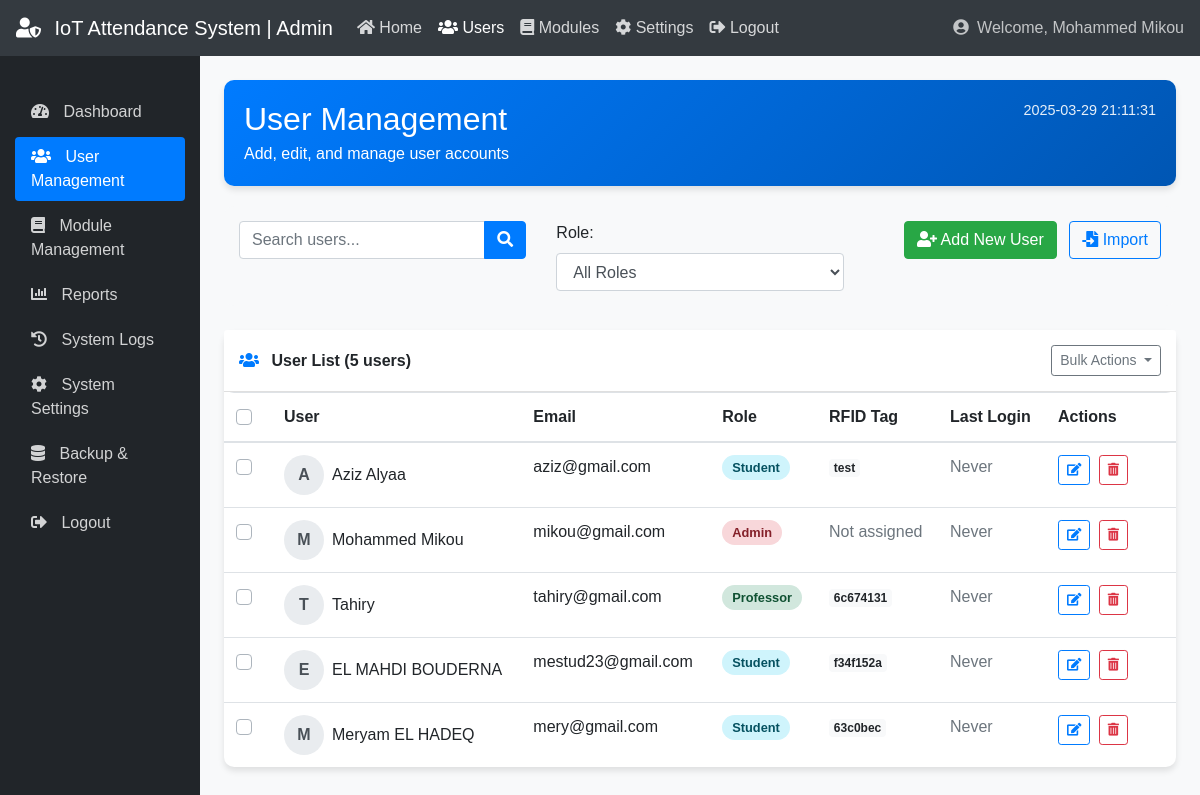
Screenshot of /admin_users.php (signed in) with the database file from the repository.
### tables this page shows
CREATE TABLE `users` (
  `id` int(11) NOT NULL AUTO_INCREMENT,
  `name` varchar(100) NOT NULL,
  `rfid_tag` varchar(50) NOT NULL,
  `role` enum('student','professor','admin') NOT NULL,
  `email` varchar(100) NOT NULL,
  `password` varchar(255) NOT NULL,
  `last_login` datetime DEFAULT NULL,
  `field` varchar(100) DEFAULT NULL,
  `active` tinyint(1) NOT NULL DEFAULT 1,
  `created_at` timestamp NOT NULL DEFAULT current_timestamp(),
  PRIMARY KEY (`id`),
  UNIQUE KEY `rfid_tag` (`rfid_tag`),
  UNIQUE KEY `email` (`email`)
);

### admin_users.php (the view, shortened to what this page needs)
<?php
require_once "config.php";
$admin_name = $_SESSION["name"];
$page = isset($_GET['page']) ? (int)$_GET['page'] : 1;
$records_per_page = 10;
$offset = ($page - 1) * $records_per_page;
$search = isset($_GET['search']) ? $link->real_escape_string($_GET['search']) : '';
$where_clause = "1=1";
$count_sql = "SELECT COUNT(*) as total FROM users WHERE $where_clause";
$total_records = 0;
if ($result = $link->query($count_sql)) {
    if ($row = $result->fetch_assoc()) {
        $total_records = $row['total'];
    }
}
$sql = "SELECT * FROM users WHERE $where_clause ORDER BY id DESC LIMIT ?, ?";
$users = [];
if ($stmt = $link->prepare($sql)) {
    $stmt->bind_param("ii", $offset, $records_per_page);
    if ($stmt->execute()) {
        $result = $stmt->get_result();
        while ($row = $result->fetch_assoc()) {
            $users[] = $row;
        }
    }
}
$currentDateTime = date('Y-m-d H:i:s');
?>
<!DOCTYPE html>
<html lang="en">
<head>
    <link href="https://maxcdn.bootstrapcdn.com/bootstrap/4.5.2/css/bootstrap.min.css" rel="stylesheet">
    <link href="https://cdnjs.cloudflare.com/ajax/libs/font-awesome/5.15.3/css/all.min.css" rel="stylesheet">
</head>
<body>
    <nav class="navbar navbar-expand-lg navbar-dark bg-dark">
        <a class="navbar-brand" href="#">
            <i class="fas fa-user-shield mr-2"></i>
            IoT Attendance System | Admin
        </a>
        <div class="collapse navbar-collapse" id="navbarNav">
            <ul class="navbar-nav">
                <li class="nav-item">
                    <a class="nav-link" href="admin_dashboard.php">
                        <i class="fas fa-home"></i> Home
                    </a>
                </li>
                <li class="nav-item active">
                    <a class="nav-link" href="#">
                        <i class="fas fa-users"></i> Users
                    </a>
                </li>
                <li class="nav-item">
                    <a class="nav-link" href="admin_modules.php">
                        <i class="fas fa-book"></i> Modules
                    </a>
                </li>
                <li class="nav-item">
                    <a class="nav-link" href="admin_settings.php">
                        <i class="fas fa-cog"></i> Settings
                    </a>
                </li>
                <li class="nav-item">
                    <a class="nav-link" href="logout.php">
                        <i class="fas fa-sign-out-alt"></i> Logout
                    </a>
                </li>
            </ul>
            <span class="navbar-text ml-auto">
                <i class="fas fa-user-circle mr-1"></i> Welcome, <?php echo htmlspecialchars($admin_name); ?>
            </span>
        </div>
    </nav>
    <div class="container-fluid">
        <div class="row">
            <nav id="sidebar" class="col-md-2 d-none d-md-block sidebar">
                <div class="sidebar-sticky pt-3">
                    <ul class="nav flex-column">
                        <li class="nav-item">
                            <a class="nav-link" href="admin_dashboard.php">
                                <i class="fas fa-tachometer-alt"></i>
                                Dashboard
                            </a>
                        </li>
                        <li class="nav-item">
                            <a class="nav-link active" href="#">
                                <i class="fas fa-users"></i>
                                User Management
                            </a>
                        </li>
                        <li class="nav-item">
                            <a class="nav-link" href="admin_modules.php">
                                <i class="fas fa-book"></i>
                                Module Management
                            </a>
                        </li>
                        <li class="nav-item">
                            <a class="nav-link" href="admin_reports.php">
                                <i class="fas fa-chart-bar"></i>
                                Reports
                            </a>
                        </li>
                        <li class="nav-item">
                            <a class="nav-link" href="admin_logs.php">
                                <i class="fas fa-history"></i>
                                System Logs
                            </a>
                        </li>
                        <li class="nav-item">
                            <a class="nav-link" href="admin_settings.php">
                                <i class="fas fa-cog"></i>
                                System Settings
                            </a>
                        </li>
                        <li class="nav-item">
                            <a class="nav-link" href="admin_backup.php">
                                <i class="fas fa-database"></i>
                                Backup & Restore
                            </a>
                        </li>
                        <li class="nav-item">
                            <a class="nav-link" href="logout.php">
                                <i class="fas fa-sign-out-alt"></i>
                                Logout
                            </a>
                        </li>
                    </ul>
                </div>
            </nav>
            <main role="main" class="col-md-10 ml-sm-auto col-lg-10 px-4 mt-4">
                <div class="welcome-banner">
                    <div class="row">
                        <div class="col-md-8">
                            <h1 class="h2 mb-1">User Management</h1>
                            <p class="mb-0">Add, edit, and manage user accounts</p>
                        </div>
                        <div class="col-md-4 text-md-right">
                            <p class="datetime mb-0"><?php echo htmlspecialchars($currentDateTime); ?></p>
                        </div>
                    </div>
                </div>
                <div class="filters-card mb-4">
                    <div class="row">
                        <div class="col-md-4">
                            <form method="get" action="" class="form-inline">
                                <div class="input-group w-100">
                                    <input type="text" class="form-control" placeholder="Search users..." name="search" value="<?php echo htmlspecialchars($search); ?>">
                                    <div class="input-group-append">
                                        <button class="btn btn-primary" type="submit">
                                            <i class="fas fa-search"></i>
                                        </button>
                                    </div>
                                </div>
                            </form>
                        </div>
                        <div class="col-md-4">
                            <div class="form-group mb-0">
                                <label for="roleFilter" class="mr-2">Role:</label>
                                <select id="roleFilter" class="form-control" onchange="filterByRole(this.value)">
                                    <option value="">All Roles</option>
                                </select>
                            </div>
                        </div>
                        <div class="col-md-4 text-right">
                            <a href="add_user.php" class="btn btn-success">
                                <i class="fas fa-user-plus"></i> Add New User
                            </a>
                            <button type="button" class="btn btn-outline-primary ml-2" data-toggle="modal" data-target="#importModal">
                                <i class="fas fa-file-import"></i> Import
                            </button>
                        </div>
                    </div>
                </div>
                <div class="card">
                    <div class="card-header bg-white d-flex justify-content-between align-items-center">
                        <span><i class="fas fa-users text-primary mr-2"></i> User List (<?php echo $total_records; ?> users)</span>
                        <div class="dropdown">
                            <button class="btn btn-sm btn-outline-secondary dropdown-toggle" type="button" id="bulkActionDropdown" data-toggle="dropdown" aria-haspopup="true" aria-expanded="false">
                                Bulk Actions
                            </button>
                        </div>
                    </div>
                    <div class="card-body p-0">
                        <?php if(count($users) > 0): ?>
                            <form id="bulkActionForm" method="post" action="">
                                <div class="table-responsive">
                                    <table class="table table-hover mb-0">
                                        <thead>
                                            <tr>
                                                <th class="checkbox-column">
                                                    <div class="custom-control custom-checkbox">
                                                    </div>
                                                </th>
                                                <th>User</th>
                                                <th>Email</th>
                                                <th>Role</th>
                                                <th>RFID Tag</th>
                                                <th>Last Login</th>
                                                <th class="actions-column">Actions</th>
                                            </tr>
                                        </thead>
                                        <tbody>
                                            <?php foreach($users as $user): ?>
                                                <tr>
                                                    <td>
                                                        <div class="custom-control custom-checkbox">
                                                        </div>
                                                    </td>
                                                    <td>
                                                        <div class="d-flex align-items-center">
                                                            <div class="user-avatar mr-2">
                                                                <?php echo strtoupper(substr($user['name'], 0, 1)); ?>
                                                            </div>
                                                            <span><?php echo htmlspecialchars($user['name']); ?></span>
                                                        </div>
                                                    </td>
                                                    <td><?php echo htmlspecialchars($user['email']); ?></td>
                                                    <td>
                                                        <span class="user-role role-<?php echo $user['role']; ?>">
                                                            <?php echo ucfirst($user['role']); ?>
                                                        </span>
                                                    </td>
                                                    <td>
                                                        <?php if(!empty($user['rfid_tag'])): ?>
                                                            <span class="badge badge-light"><?php echo htmlspecialchars($user['rfid_tag']); ?></span>
                                                        <?php else: ?>
                                                            <span class="text-muted">Not assigned</span>
                                                        <?php endif; ?>
                                                    </td>
                                                    <td>
                                                        <?php if($user['last_login']): ?>
                                                            <small><?php echo date('Y-m-d H:i', strtotime($user['last_login'])); ?></small>
                                                        <?php else: ?>
                                                            <span class="text-muted">Never</span>
                                                        <?php endif; ?>
                                                    </td>
                                                    <td>
                                                        <a href="edit_user.php?id=<?php echo $user['id']; ?>" class="btn btn-sm btn-outline-primary btn-action mr-1">
                                                            <i class="fas fa-edit"></i>
                                                        </a>
                                                        <button type="button" class="btn btn-sm btn-outline-danger btn-action"
                                                                onclick="confirmDelete(<?php echo $user['id']; ?>, '<?php echo htmlspecialchars($user['name']); ?>')">
                                                            <i class="fas fa-trash-alt"></i>
                                                        </button>
                                                    </td>
                                                </tr>
                                            <?php endforeach; ?>
                                        </tbody>
                                    </table>
                                </div>
                            </form>
                        <?php else: ?>
                            <div class="alert alert-info m-3 mb-0">
                                <i class="fas fa-info-circle mr-2"></i> No users found matching your criteria.
                            </div>
                        <?php endif; ?>
                    </div>
                </div>
            </main>
        </div>
    </div>

### admin_users.php (style rules this page uses)
body { font-family: 'Arial', sans-serif; background-color: #f8f9fa; }
.navbar { background-color: #343a40 !important; }
.navbar-dark .navbar-brand { color: #ffffff; }
.navbar-dark .navbar-nav .nav-link { color: rgba(255, 255, 255, 0.8); }
.navbar-dark .navbar-text { color: rgba(255, 255, 255, 0.7); }
.sidebar { height: calc(100vh - 56px); position: fixed; padding-top: 20px; background-color: #212529; color: white; }
.sidebar .nav-link { color: rgba(255, 255, 255, 0.8); padding: 0.5rem 1rem; border-radius: 0.25rem; margin-bottom: 5px; }
.sidebar .nav-link.active { background-color: #007bff; color: white; }
.sidebar .nav-link i { margin-right: 10px; }
.welcome-banner { background: linear-gradient(135deg, #007bff, #0056b3); color: white; border-radius: 10px; padding: 20px; margin-bottom: 20px; box-shadow: 0 4px 6px rgba(0, 0, 0, 0.1); }
.datetime { color: white; opacity: 0.9; font-size: 0.9rem; }
.card { box-shadow: 0 4px 6px rgba(0, 0, 0, 0.1); border: none; border-radius: 10px; margin-bottom: 20px; }
.card-header { font-weight: 600; padding: 15px; }
.user-avatar { width: 40px; height: 40px; border-radius: 50%; background-color: #e9ecef; display: flex; align-items: center; justify-content: center; font-weight: bold; color: #495057; }
.user-role { padding: 5px 10px; border-radius: 20px; font-size: 0.8rem; font-weight: 600; }
.role-student { background-color: #cff4fc; color: #055160; }
.role-professor { background-color: #d1e7dd; color: #0f5132; }
.role-admin { background-color: #f8d7da; color: #842029; }
.actions-column { width: 130px; }
.btn-action { padding: 0.25rem 0.5rem; font-size: 0.8rem; }
.table-responsive { border-radius: 10px; overflow: hidden; }
.filters-card { background-color: #f8f9fa; border-radius: 10px; padding: 15px; margin-bottom: 20px; }
.checkbox-column { width: 40px; }

### rows the page displays
users: name "A", name "Aziz Alyaa", email "aziz@gmail.com", role "Student", rfid_tag "test", shows "Never"
users: name "M", name "Mohammed Mikou", email "mikou@gmail.com", role "Admin", rfid_tag "Not assigned", shows "Never"
users: name "T", name "Tahiry", email "tahiry@gmail.com", role "Professor", rfid_tag "6c674131", shows "Never"
users: name "E", name "EL MAHDI BOUDERNA", email "mestud23@gmail.com", role "Student", rfid_tag "f34f152a", shows "Never"
users: name "M", name "Meryam EL HADEQ", email "mery@gmail.com", role "Student", rfid_tag "63c0bec", shows "Never"

### other values shown
$admin_name "Mohammed Mikou"
$total_records "5"
